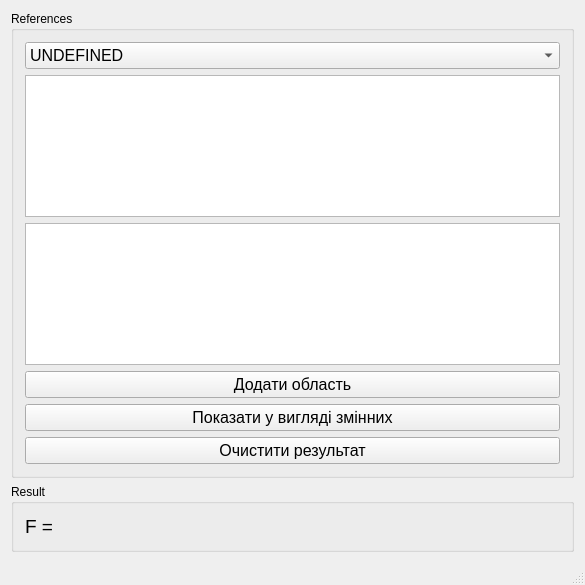
<?xml version="1.0" encoding="UTF-8"?>
<ui version="4.0">
 <class>MainWindow</class>
 <widget class="QMainWindow" name="MainWindow">
  <property name="geometry">
   <rect>
    <x>0</x>
    <y>0</y>
    <width>585</width>
    <height>585</height>
   </rect>
  </property>
  <property name="minimumSize">
   <size>
    <width>300</width>
    <height>400</height>
   </size>
  </property>
  <property name="maximumSize">
   <size>
    <width>999999</width>
    <height>99999</height>
   </size>
  </property>
  <property name="windowTitle">
   <string>CDM LW 4 by Sezonchik S.S. &amp; Pinchuk S.S.</string>
  </property>
  <property name="autoFillBackground">
   <bool>false</bool>
  </property>
  <property name="styleSheet">
   <string notr="true">white
background-color: rgb(247, 247, 247);</string>
  </property>
  <widget class="QWidget" name="centralWidget">
   <layout class="QGridLayout" name="gridLayout">
    <item row="0" column="0">
     <widget class="QGroupBox" name="groupBox">
      <property name="title">
       <string>References</string>
      </property>
      <layout class="QVBoxLayout" name="verticalLayout">
       <item>
        <widget class="QComboBox" name="comboBox">
         <property name="font">
          <font>
           <pointsize>12</pointsize>
          </font>
         </property>
         <item>
          <property name="text">
           <string>UNDEFINED</string>
          </property>
         </item>
         <item>
          <property name="text">
           <string>2 variables</string>
          </property>
         </item>
         <item>
          <property name="text">
           <string>3 variables</string>
          </property>
         </item>
         <item>
          <property name="text">
           <string>4 variables</string>
          </property>
         </item>
        </widget>
       </item>
       <item>
        <widget class="QTableWidget" name="tableWidget_2">
         <property name="font">
          <font>
           <pointsize>10</pointsize>
          </font>
         </property>
        </widget>
       </item>
       <item>
        <widget class="QTableWidget" name="tableWidget">
         <property name="font">
          <font>
           <pointsize>10</pointsize>
          </font>
         </property>
        </widget>
       </item>
       <item>
        <widget class="QPushButton" name="pushButton">
         <property name="font">
          <font>
           <pointsize>12</pointsize>
          </font>
         </property>
         <property name="text">
          <string>Додати область</string>
         </property>
        </widget>
       </item>
       <item>
        <widget class="QPushButton" name="pushButton_3">
         <property name="font">
          <font>
           <pointsize>12</pointsize>
          </font>
         </property>
         <property name="text">
          <string>Показати у вигляді змінних</string>
         </property>
        </widget>
       </item>
       <item>
        <widget class="QPushButton" name="pushButton_2">
         <property name="font">
          <font>
           <pointsize>12</pointsize>
          </font>
         </property>
         <property name="text">
          <string>Очистити результат</string>
         </property>
        </widget>
       </item>
      </layout>
     </widget>
    </item>
    <item row="1" column="0">
     <widget class="QGroupBox" name="groupBox_2">
      <property name="title">
       <string>Result</string>
      </property>
      <layout class="QVBoxLayout" name="verticalLayout_2">
       <item>
        <widget class="QLabel" name="label">
         <property name="font">
          <font>
           <pointsize>14</pointsize>
          </font>
         </property>
         <property name="text">
          <string>F = </string>
         </property>
        </widget>
       </item>
      </layout>
     </widget>
    </item>
   </layout>
  </widget>
  <widget class="QMenuBar" name="menuBar">
   <property name="geometry">
    <rect>
     <x>0</x>
     <y>0</y>
     <width>585</width>
     <height>22</height>
    </rect>
   </property>
  </widget>
  <widget class="QStatusBar" name="statusBar"/>
 </widget>
 <layoutdefault spacing="6" margin="11"/>
 <resources/>
 <connections/>
</ui>
